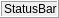
<ui version="4.0" >
 <class>Form</class>
 <widget class="QWidget" name="Form" >
  <property name="geometry" >
   <rect>
    <x>0</x>
    <y>0</y>
    <width>53</width>
    <height>18</height>
   </rect>
  </property>
  <property name="sizePolicy" >
   <sizepolicy vsizetype="Preferred" hsizetype="Preferred" >
    <horstretch>0</horstretch>
    <verstretch>0</verstretch>
   </sizepolicy>
  </property>
  <property name="windowTitle" >
   <string>Form</string>
  </property>
  <property name="layoutDirection" >
   <enum>Qt::RightToLeft</enum>
  </property>
  <layout class="QVBoxLayout" >
   <property name="spacing" >
    <number>0</number>
   </property>
   <property name="margin" >
    <number>0</number>
   </property>
   <item>
    <widget class="QFrame" name="statusBar" >
     <property name="sizePolicy" >
      <sizepolicy vsizetype="Preferred" hsizetype="Expanding" >
       <horstretch>0</horstretch>
       <verstretch>0</verstretch>
      </sizepolicy>
     </property>
  
     <property name="layoutDirection" >
      <enum>Qt::LeftToRight</enum>
     </property>
     <property name="frameShape" >
      <enum>QFrame::Box</enum>
     </property>
     <property name="frameShadow" >
      <enum>QFrame::Raised</enum>
     </property>
     <layout class="QVBoxLayout" >
      <property name="spacing" >
       <number>0</number>
      </property>
      <property name="leftMargin" >
       <number>2</number>
      </property>
      <property name="topMargin" >
       <number>0</number>
      </property>
      <property name="rightMargin" >
       <number>0</number>
      </property>
      <property name="bottomMargin" >
       <number>0</number>
      </property>
      <item>
       <widget class="QLabel" name="status_text" >
        <property name="sizePolicy" >
         <sizepolicy vsizetype="Preferred" hsizetype="Expanding" >
          <horstretch>0</horstretch>
          <verstretch>0</verstretch>
         </sizepolicy>
        </property>
        <property name="autoFillBackground" >
         <bool>false</bool>
        </property>
        <property name="text" >
         <string>StatusBar</string>
        </property>
        <property name="scaledContents" >
         <bool>false</bool>
        </property>
       </widget>
      </item>
     </layout>
    </widget>
   </item>
  </layout>
 </widget>
 <resources/>
 <connections/>
</ui>
